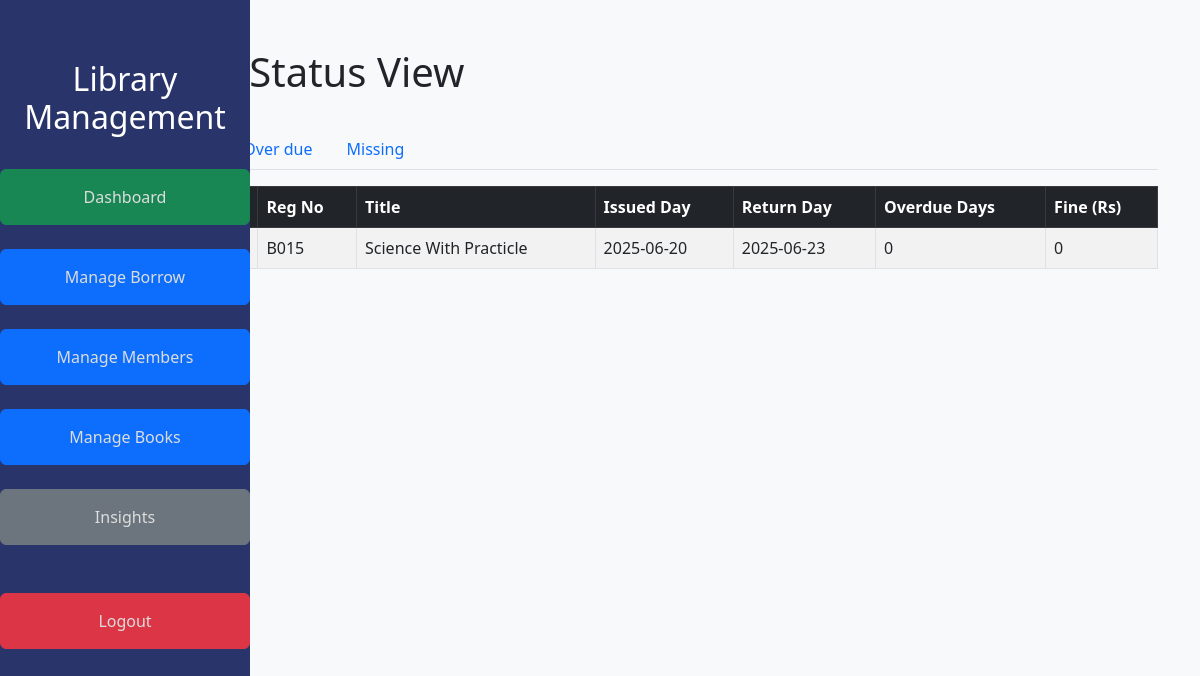
The app's page /reports.php with its own data.
### tables this page shows
CREATE TABLE `borrowing` (
  `borro_id` int(11) NOT NULL,
  `reg_no` varchar(20) DEFAULT NULL,
  `nic` varchar(20) DEFAULT NULL,
  `title` varchar(255) DEFAULT NULL,
  `issued_day` date DEFAULT NULL,
  `return_day` date DEFAULT NULL,
  `no_of_over_due_date` int(11) DEFAULT '0',
  `due_fine` int(11) DEFAULT '0',
  `status` varchar(20) DEFAULT NULL
);

### reports.php (the view, shortened to what this page needs)
<?php
include "./db.php";
$statuses = ['issued', 'received', 'over due', 'missing'];
$borrowings = [];
foreach ($statuses as $status) {
    $stmt = $conn->prepare("SELECT * FROM borrowing WHERE status=? ORDER BY issued_day DESC");
    $stmt->bind_param("s", $status);
    $stmt->execute();
    $borrowings[$status] = $stmt->get_result();
}
?>
<!DOCTYPE html>
<html>
<head>
    <link href="https://cdn.jsdelivr.net/npm/bootstrap@5.3.0/dist/css/bootstrap.min.css" rel="stylesheet">
    <link rel="stylesheet" href="./sidebar.css">
</head>
<body class="bg-light">
<?php include("./sidebar.php"); ?>
<div class="container mt-5">
    <h1>Borrowing Status View</h1> <br>
    <ul class="nav nav-tabs" id="statusTabs" role="tablist">
        <?php foreach ($statuses as $index => $status): ?>
            <li class="nav-item" role="presentation">
                <button class="nav-link <?= $index === 0 ? 'active' : '' ?>" id="<?= str_replace(' ', '-', $status) ?>-tab"
                        data-bs-toggle="tab" data-bs-target="#<?= str_replace(' ', '-', $status) ?>" type="button"
                        role="tab" aria-controls="<?= str_replace(' ', '-', $status) ?>"
                        aria-selected="<?= $index === 0 ? 'true' : 'false' ?>">
                    <?= ucfirst($status) ?>
                </button>
            </li>
        <?php endforeach; ?>
    </ul>
    <div class="tab-content mt-3" id="statusTabsContent">
        <?php foreach ($statuses as $index => $status): ?>
            <div class="tab-pane fade <?= $index === 0 ? 'show active' : '' ?>"
                 id="<?= str_replace(' ', '-', $status) ?>" role="tabpanel"
                 aria-labelledby="<?= str_replace(' ', '-', $status) ?>-tab">
                <table class="table table-bordered table-striped">
                    <thead class="table-dark">
                        <tr>
                            <th>ID</th>
                            <th>NIC</th>
                            <th>Reg No</th>
                            <th>Title</th>
                            <th>Issued Day</th>
                            <th>Return Day</th>
                            <th>Overdue Days</th>
                            <th>Fine (Rs)</th>
                        </tr>
                    </thead>
                    <tbody>
                    <?php while ($row = $borrowings[$status]->fetch_assoc()): ?>
                        <tr>
                            <td><?= $row['borro_id'] ?></td>
                            <td><?= $row['nic'] ?></td>
                            <td><?= $row['reg_no'] ?></td>
                            <td><?= $row['title'] ?></td>
                            <td><?= $row['issued_day'] ?></td>
                            <td><?= $row['return_day'] ?></td>
                            <td><?= $row['no_of_over_due_date'] ?></td>
                            <td><?= $row['due_fine'] ?></td>
                        </tr>
                    <?php endwhile; ?>
                    </tbody>
                </table>
            </div>
        <?php endforeach; ?>
    </div>
</div>
</body>
</html>

### sidebar.css (style rules this page uses)
body { min-height: 100vh; display: flex; }

### reports.php (style rules this page uses)
.nav-tabs .nav-link.active { background-color: #0d6efd; color: white; }

### records on screen
borrowing: reg_no "B015", title "Science With Practicle", issued_day "2025-06-20", return_day "2025-06-23", no_of_over_due_date "0", due_fine "0"

### other values on screen
$status "Over due"
$status "Missing"
